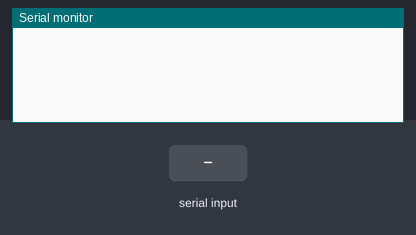
This sketch was run on a simulated ESP32. On the bench: the last lines printed to the serial monitor. The test bench sets the inputs (shaded band).

Above: at 1.2 s.
1.3 s: "OPEN\n" received over Serial
At 2.4 s:
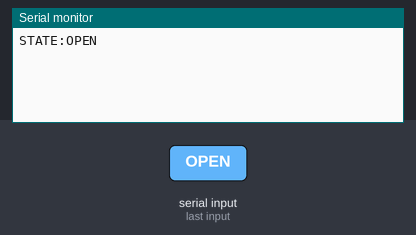
2.8 s: "CLOSE\n" received over Serial
At 3.5 s:
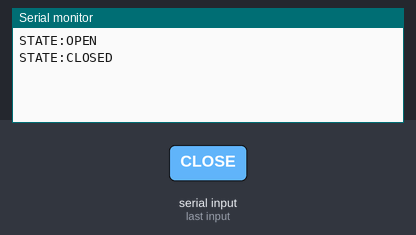
4.3 s: "1\n" received over Serial
At 5.8 s:
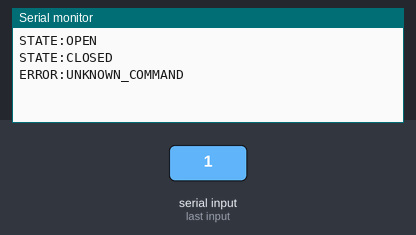

The sketch:

esp32_payload_test.ino
```cpp
enum PayloadState {
  PAYLOAD_CLOSED = 0,
  PAYLOAD_OPEN = 1,
};

static constexpr unsigned long SERIAL_BAUD = 9600;
static constexpr size_t MAX_COMMAND_LENGTH = 64;

PayloadState currentState = PAYLOAD_CLOSED;
String commandBuffer;

void sendState() {
  if (currentState == PAYLOAD_OPEN) {
    Serial.println("STATE:OPEN");
    return;
  }

  Serial.println("STATE:CLOSED");
}

void handleCommand(String command) {
  command.trim();
  command.toUpperCase();

  if (command.length() == 0) {
    return;
  }

  if (command == "OPEN") {
    currentState = PAYLOAD_OPEN;
    sendState();
    return;
  }

  if (command == "CLOSE") {
    currentState = PAYLOAD_CLOSED;
    sendState();
    return;
  }

  if (command == "STATE?") {
    sendState();
    return;
  }

  Serial.println("ERROR:UNKNOWN_COMMAND");
}

void setup() {
  Serial.begin(SERIAL_BAUD);
  commandBuffer.reserve(MAX_COMMAND_LENGTH);

  unsigned long startMs = millis();
  while (!Serial && (millis() - startMs) < 2000UL) {
    delay(10);
  }
}

void loop() {
  while (Serial.available() > 0) {
    char incoming = static_cast<char>(Serial.read());

    if (incoming == '\r') {
      continue;
    }

    if (incoming == '\n') {
      handleCommand(commandBuffer);
      commandBuffer = "";
      continue;
    }

    if (commandBuffer.length() >= MAX_COMMAND_LENGTH) {
      commandBuffer = "";
      Serial.println("ERROR:COMMAND_TOO_LONG");
      continue;
    }

    commandBuffer += incoming;
  }
}
```

Measured:
- after the input at 1.3 s, the serial monitor: prints a new line at once (image 1)
- after the input at 2.8 s, the serial monitor: prints a new line at once (image 2)
- after the input at 4.3 s, the serial monitor: prints a new line at once (image 3)
